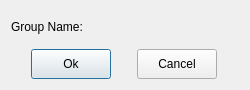
<?xml version="1.0" encoding="UTF-8"?>
<ui version="4.0">
 <class>QNewStyleSheetGroupDialog</class>
 <widget class="QDialog" name="QNewStyleSheetGroupDialog">
  <property name="geometry">
   <rect>
    <x>0</x>
    <y>0</y>
    <width>250</width>
    <height>90</height>
   </rect>
  </property>
  <property name="minimumSize">
   <size>
    <width>250</width>
    <height>90</height>
   </size>
  </property>
  <property name="maximumSize">
   <size>
    <width>250</width>
    <height>90</height>
   </size>
  </property>
  <property name="windowTitle">
   <string>New Style Sheet Group</string>
  </property>
  <layout class="QVBoxLayout" name="verticalLayout">
   <item>
    <layout class="QHBoxLayout" name="horizontalLayout_2">
     <item>
      <widget class="QLabel" name="label">
       <property name="text">
        <string>Group Name:</string>
       </property>
      </widget>
     </item>
    </layout>
   </item>
   <item>
    <layout class="QHBoxLayout" name="horizontalLayout">
     <item>
      <widget class="QPushButton" name="okBtn">
       <property name="minimumSize">
        <size>
         <width>80</width>
         <height>30</height>
        </size>
       </property>
       <property name="maximumSize">
        <size>
         <width>80</width>
         <height>30</height>
        </size>
       </property>
       <property name="text">
        <string>Ok</string>
       </property>
      </widget>
     </item>
     <item>
      <widget class="QPushButton" name="cancelBtn">
       <property name="minimumSize">
        <size>
         <width>80</width>
         <height>30</height>
        </size>
       </property>
       <property name="maximumSize">
        <size>
         <width>80</width>
         <height>30</height>
        </size>
       </property>
       <property name="text">
        <string>Cancel</string>
       </property>
      </widget>
     </item>
    </layout>
   </item>
  </layout>
 </widget>
 <resources/>
 <connections/>
</ui>
